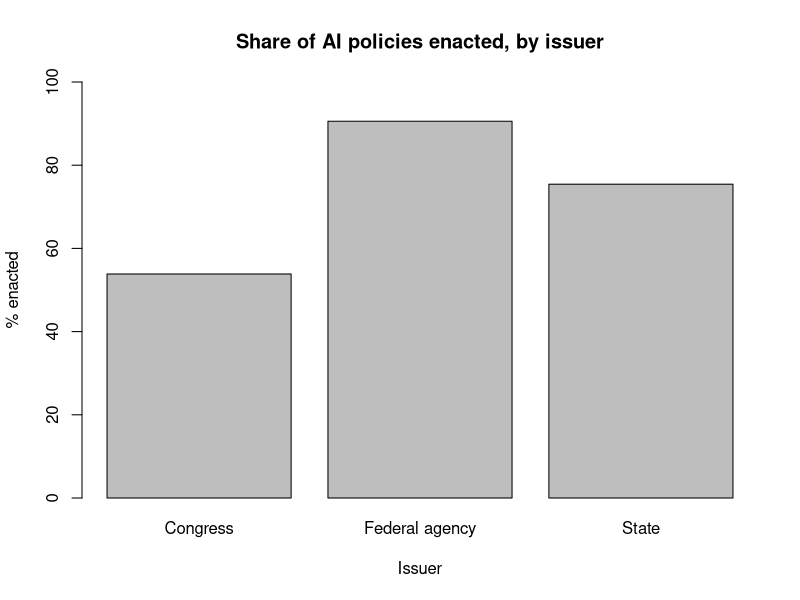
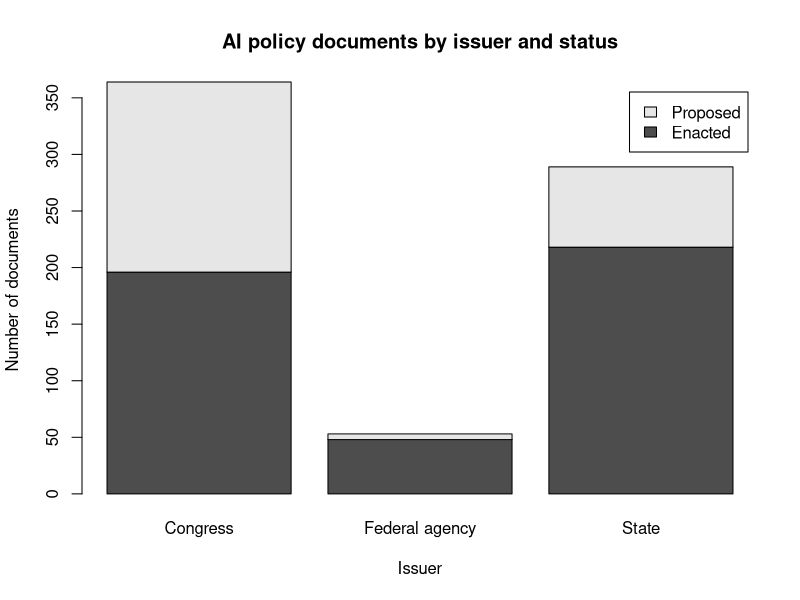
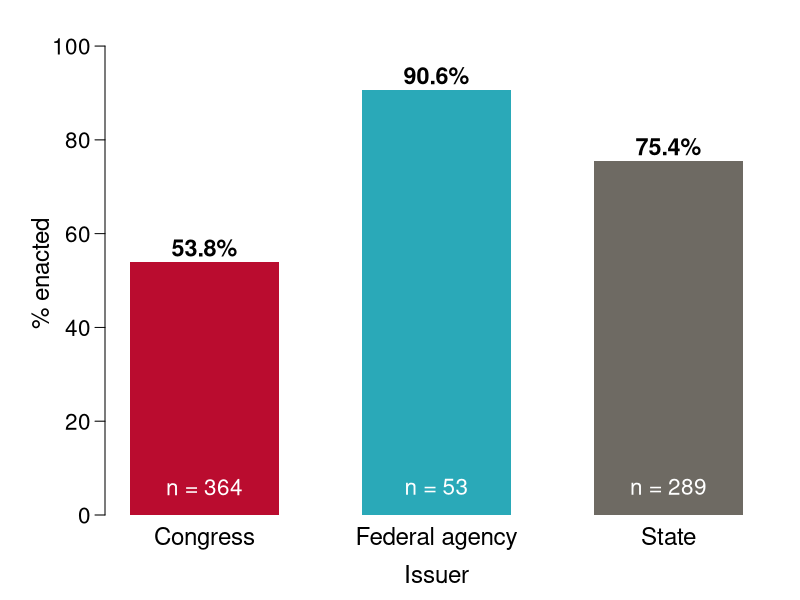
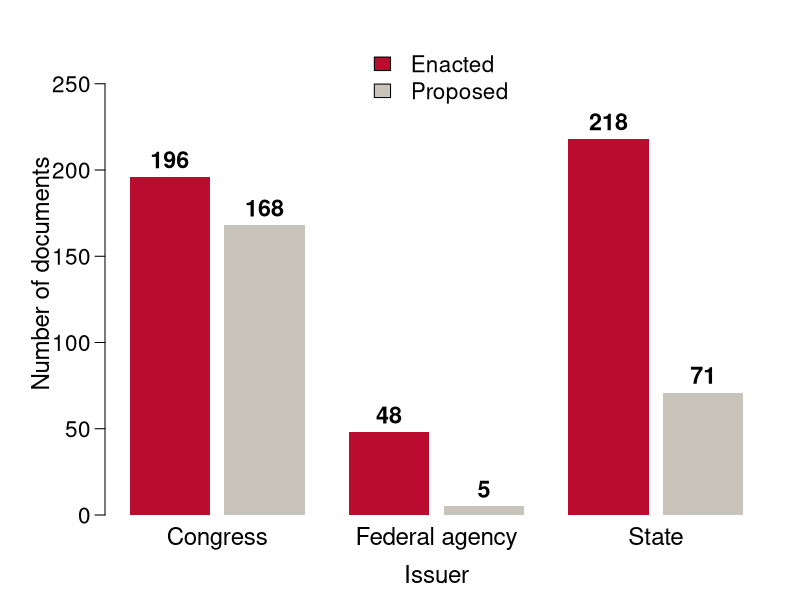
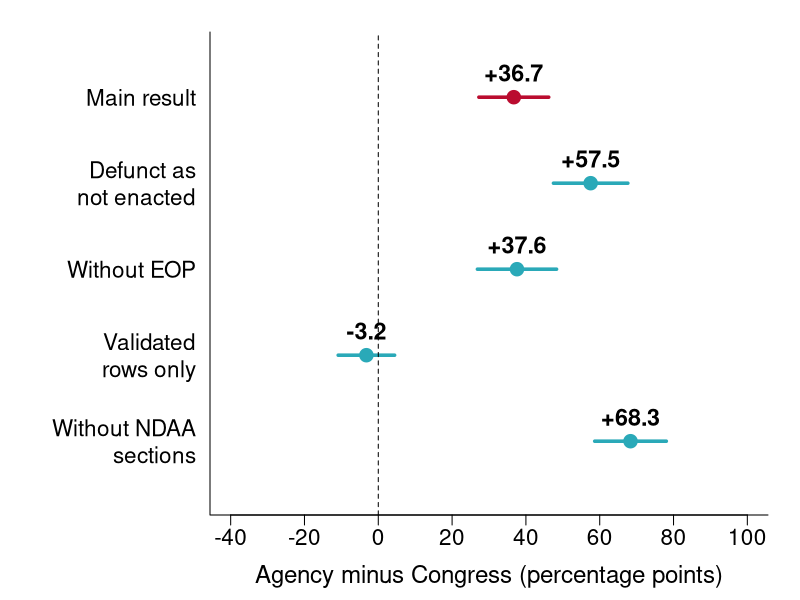
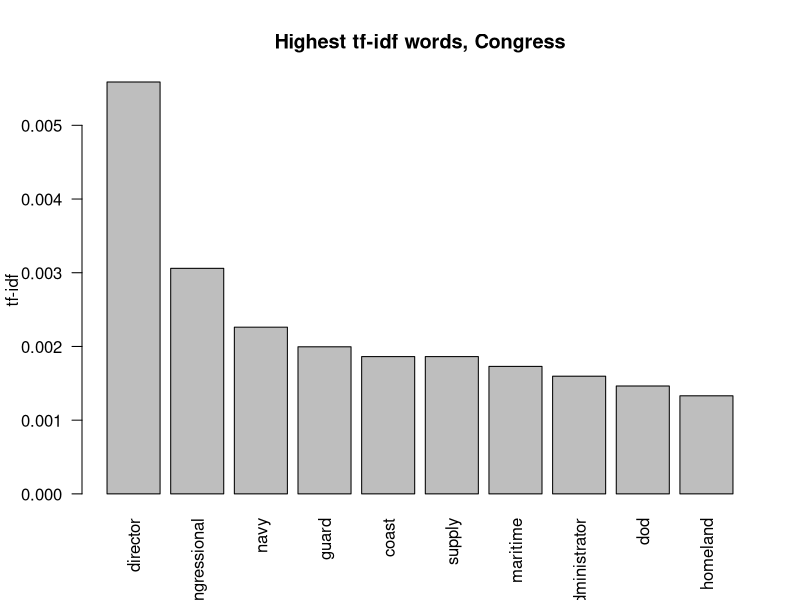

The R source for these figures, in order:
## INTL 7007 final project
## does who issues an AI policy affect whether it gets enacted?
## H1: AI policies issued by federal agencies are more likely to be enacted than AI bills proposed in Congress.
## H0: The issuing authority makes no difference to whether an AI policy is enacted.
## data: AGORA v1.32.0 (ETO), https://doi.org/10.5281/zenodo.21964209

## loading the data
documents <- read.csv("data/agora/documents.csv")
authorities <- read.csv("data/agora/authorities.csv")

head(documents[, c("Authority", "Most.recent.activity")])
dim(documents)
dim(authorities)

## View(documents)

## most recent activity
table(documents$Most.recent.activity, exclude = NULL)

## number of different authorities
dim(table(documents$Authority))

## parent group for each authority (from authorities.csv)
documents$parent <- authorities$Parent.authority[match(documents$Authority,
                                                       authorities$Name)]
sum(is.na(match(documents$Authority, authorities$Name)))
table(documents$parent, exclude = NULL)

## issuer: Congress, federal agency or state
documents$issuer <- NA
documents$issuer <- ifelse(documents$Authority == "United States Congress",
                           "Congress", documents$issuer)
documents$issuer <- ifelse(documents$parent == "Federal government" &
                           documents$Authority != "United States Congress",
                           "Federal agency", documents$issuer)
documents$issuer <- ifelse(documents$parent == "State governments",
                           "State", documents$issuer)
table(documents$issuer, exclude = NULL)

## authorities counted as federal agencies
table(documents$Authority[documents$issuer == "Federal agency"])

## keeping Congress, federal agencies and states only
issuers <- documents[!is.na(documents$issuer), ]
table(issuers$issuer, issuers$Most.recent.activity)

## dropping Defunct (DV is proposed or enacted)
policies <- issuers[issuers$Most.recent.activity != "Defunct", ]
policies$enacted <- ifelse(policies$Most.recent.activity == "Enacted", 1, 0)

## N used and dropped
nrow(documents)
nrow(documents) - nrow(issuers)
sum(issuers$Most.recent.activity == "Defunct")
nrow(policies)

## enacted and proposed by issuer
activity_counts <- table(policies$issuer, policies$Most.recent.activity)
activity_counts
sum(activity_counts)

## percentages within each issuer
100 * prop.table(activity_counts, margin = 1)

## share enacted by issuer
congress <- policies$enacted[policies$issuer == "Congress"]
agency <- policies$enacted[policies$issuer == "Federal agency"]
state <- policies$enacted[policies$issuer == "State"]

table(policies$issuer)

pct_enacted <- 100 * c("Congress" = mean(congress),
                       "Federal agency" = mean(agency),
                       "State" = mean(state))
pct_enacted

## 95% confidence intervals
## Congress
100 * (mean(congress) - 1.96 * sqrt(var(congress) / length(congress)))
100 * (mean(congress) + 1.96 * sqrt(var(congress) / length(congress)))

## federal agency
100 * (mean(agency) - 1.96 * sqrt(var(agency) / length(agency)))
100 * (mean(agency) + 1.96 * sqrt(var(agency) / length(agency)))

## state
100 * (mean(state) - 1.96 * sqrt(var(state) / length(state)))
100 * (mean(state) + 1.96 * sqrt(var(state) / length(state)))

## federal agency vs Congress
treatment <- policies[policies$issuer == "Federal agency", ]
control <- policies[policies$issuer == "Congress", ]
n_t <- nrow(treatment)
n_c <- nrow(control)

## difference in means
diff_means <- mean(treatment$enacted) - mean(control$enacted)
100 * diff_means

## standard error
se_diff <- sqrt(var(treatment$enacted) / n_t + var(control$enacted) / n_c)

## 95% confidence interval
100 * (diff_means - 1.96 * se_diff)
100 * (diff_means + 1.96 * se_diff)

## z-statistic and two-sided p-value
z_obs <- diff_means / se_diff
z_obs
2 * pnorm(-abs(z_obs))

## same comparison with lm()
two_groups <- policies[policies$issuer != "State", ]
two_groups$agency <- ifelse(two_groups$issuer == "Federal agency", 1, 0)
fit <- lm(enacted ~ agency, data = two_groups)
fit
summary(fit)$coef

## bar charts
png("figures/fig1_pct_enacted_by_issuer.png",
    width = 8, height = 5.5, units = "in", res = 300)
barplot(pct_enacted, ylim = c(0, 100),
        xlab = "Issuer", ylab = "% enacted",
        main = "Share of AI policies enacted, by issuer")
dev.off()

png("figures/fig2_counts_by_issuer.png",
    width = 8, height = 5.5, units = "in", res = 300)
barplot(t(activity_counts), legend.text = TRUE,
        xlab = "Issuer", ylab = "Number of documents",
        main = "AI policy documents by issuer and status")
dev.off()

## check 1: Defunct counted as not enacted
issuers$enacted <- ifelse(issuers$Most.recent.activity == "Enacted", 1, 0)
agency_all <- issuers$enacted[issuers$issuer == "Federal agency"]
congress_all <- issuers$enacted[issuers$issuer == "Congress"]
length(agency_all)
length(congress_all)

diff_defunct <- mean(agency_all) - mean(congress_all)
se_defunct <- sqrt(var(agency_all) / length(agency_all) +
                   var(congress_all) / length(congress_all))
100 * diff_defunct
100 * (diff_defunct - 1.96 * se_defunct)
100 * (diff_defunct + 1.96 * se_defunct)
diff_defunct / se_defunct
2 * pnorm(-abs(diff_defunct / se_defunct))

## check 2: without the Executive Office of the President
agency_no_eop <- policies$enacted[policies$issuer == "Federal agency" &
                                  policies$Authority != "Executive Office of the President"]
length(agency_no_eop)

diff_no_eop <- mean(agency_no_eop) - mean(control$enacted)
se_no_eop <- sqrt(var(agency_no_eop) / length(agency_no_eop) +
                  var(control$enacted) / n_c)
100 * diff_no_eop
100 * (diff_no_eop - 1.96 * se_no_eop)
100 * (diff_no_eop + 1.96 * se_no_eop)
diff_no_eop / se_no_eop
2 * pnorm(-abs(diff_no_eop / se_no_eop))

## check 3: validated rows only
validated <- policies[policies$Validated. == "true", ]
table(validated$issuer, validated$Most.recent.activity)

agency_val <- validated$enacted[validated$issuer == "Federal agency"]
congress_val <- validated$enacted[validated$issuer == "Congress"]
length(agency_val)
length(congress_val)

diff_val <- mean(agency_val) - mean(congress_val)
se_val <- sqrt(var(agency_val) / length(agency_val) +
               var(congress_val) / length(congress_val))
100 * diff_val
100 * (diff_val - 1.96 * se_val)
100 * (diff_val + 1.96 * se_val)
diff_val / se_val
2 * pnorm(-abs(diff_val / se_val))

## numbers for the assuming sentence
round(100 * diff_means, 1)
round(100 * (diff_means - 1.96 * se_diff), 1)
round(100 * (diff_means + 1.96 * se_diff), 1)

## check 4: without the NDAA rows
## each NDAA section is its own row, so one law can add lots of enacted rows
policies$ndaa <- ifelse(grepl("NDAA", policies$Collections), 1, 0)
table(policies$issuer, policies$ndaa)

congress_no_ndaa <- policies$enacted[policies$issuer == "Congress" &
                                     policies$ndaa == 0]
length(congress_no_ndaa)
100 * mean(congress_no_ndaa)

diff_no_ndaa <- mean(agency) - mean(congress_no_ndaa)
se_no_ndaa <- sqrt(var(agency) / length(agency) +
                   var(congress_no_ndaa) / length(congress_no_ndaa))
100 * diff_no_ndaa
100 * (diff_no_ndaa - 1.96 * se_no_ndaa)
100 * (diff_no_ndaa + 1.96 * se_no_ndaa)
diff_no_ndaa / se_no_ndaa
2 * pnorm(-abs(diff_no_ndaa / se_no_ndaa))

## check 5: lm() also holding constant whether the policy mainly applies to government
two_groups$applies_gov <- ifelse(two_groups$Primarily.applies.to.the.government == "true", 1, 0)
table(two_groups$issuer, two_groups$applies_gov)

fit_gov <- lm(enacted ~ agency + applies_gov, data = two_groups)
fit_gov
summary(fit_gov)$coef

## poster charts (bigger text, value labels, clear colours)
## titles live in the poster HTML; all three figures share a 4:3 canvas,
## the same type sizes, and the same bar width
poster_cols <- c("#BA0C2F", "#2AA9B8", "#6E6A63")
poster_par <- function(left = 1.05) {
  par(mai = c(0.85, left, 0.32, 0.32),
      mgp = c(2.6, 0.7, 0),
      bty = "l",
      family = "sans",
      cex.axis = 1.35,
      cex.lab = 1.45,
      las = 1)
}

png("figures/poster_fig1_pct_enacted.png",
    width = 9, height = 6.75, units = "in", res = 300)
poster_par()
bars <- barplot(pct_enacted, ylim = c(0, 103), col = poster_cols,
                border = NA, width = 0.8, space = 0.55,
                cex.names = 1.45,
                xlab = "Issuer", ylab = "% enacted")
text(bars, pct_enacted + 3.2,
     paste0(round(pct_enacted, 1), "%"), cex = 1.4, font = 2, xpd = TRUE)
text(bars, 6, paste0("n = ", c(length(congress), length(agency),
                               sum(policies$issuer == "State"))),
     col = "white", cex = 1.35)
dev.off()

png("figures/poster_fig2_counts.png",
    width = 9, height = 6.75, units = "in", res = 300)
poster_par()
count_bars <- barplot(t(activity_counts), beside = TRUE,
                      col = c("#BA0C2F", "#C8C4BC"), border = NA,
                      ylim = c(0, 280), width = 0.8, space = c(0.18, 0.55),
                      cex.names = 1.45,
                      xlab = "Issuer", ylab = "Number of documents",
                      legend.text = TRUE,
                      args.legend = list(x = "top", bty = "n", cex = 1.35,
                                         inset = 0.01))
text(count_bars, t(activity_counts) + 10, t(activity_counts),
     cex = 1.4, font = 2, xpd = TRUE)
dev.off()

## main result and checks with 95% CIs (check 5 has no CI here, so it is left out)
est <- 100 * c(diff_means, diff_defunct, diff_no_eop, diff_val, diff_no_ndaa)
ses <- 100 * c(se_diff, se_defunct, se_no_eop, se_val, se_no_ndaa)
labels <- c("Main result", "Defunct as\nnot enacted", "Without EOP",
            "Validated\nrows only", "Without NDAA\nsections")

png("figures/poster_fig3_checks.png",
    width = 9, height = 6.75, units = "in", res = 300)
poster_par(left = 2.1)
plot(est, 5:1, xlim = c(-40, 100), ylim = c(0.35, 5.55), pch = 19, cex = 1.8,
     col = c("#BA0C2F", rep("#2AA9B8", 4)), yaxt = "n",
     xlab = "Agency minus Congress (percentage points)", ylab = "")
segments(est - 1.96 * ses, 5:1, est + 1.96 * ses, 5:1, lwd = 3.5,
         col = c("#BA0C2F", rep("#2AA9B8", 4)))
abline(v = 0, lty = 2)
axis(2, at = 5:1, labels = labels, las = 1, cex.axis = 1.35, tick = FALSE)
text(est, 5:1 + 0.28, paste0(sprintf("%+.1f", est)), cex = 1.4, font = 2,
     xpd = TRUE)
dev.off()

## unique Congress bills (one link can cover several section rows)
length(unique(policies$Link.to.document[policies$issuer == "Congress"]))

## summaries that may include unreviewed machine output
table(policies$Summaries.and.tags.may.include.unreviewed.machine.output)
sum(policies$Summaries.and.tags.may.include.unreviewed.machine.output == "true")

## the four federal agency rows that went Defunct
defunct_agency <- issuers[issuers$issuer == "Federal agency" &
                          issuers$Most.recent.activity == "Defunct", ]
defunct_agency[, c("Official.name", "Authority",
                   "Proposed.date", "Most.recent.activity.date")]

## text analysis of the short summaries
## drop stop words, months, drafting words and US state names
stops <- c(
  "a", "about", "after", "again", "against", "all", "also", "an", "and", "any",
  "are", "as", "at", "be", "because", "been", "before", "being", "between",
  "both", "but", "by", "can", "did", "do", "does", "doing", "down", "during",
  "each", "few", "for", "from", "further", "had", "has", "have", "having",
  "he", "her", "here", "hers", "herself", "him", "himself", "his", "how",
  "i", "if", "in", "into", "is", "it", "its", "itself", "just", "me", "more",
  "most", "my", "myself", "no", "nor", "not", "now", "of", "off", "on",
  "once", "only", "or", "other", "our", "ours", "ourselves", "out", "over",
  "own", "same", "she", "should", "so", "some", "such", "than", "that",
  "the", "their", "theirs", "them", "themselves", "then", "there", "these",
  "they", "this", "those", "through", "to", "too", "under", "until", "up",
  "very", "was", "we", "were", "what", "when", "where", "which", "while",
  "who", "whom", "why", "will", "with", "you", "your", "yours", "yourself",
  "yourselves",
  "january", "february", "march", "april", "may", "june", "july", "august",
  "september", "october", "november", "december",
  "act", "acts", "bill", "bills", "section", "sections", "title", "titles",
  "law", "laws", "requires", "require", "establishes", "establish",
  "amends", "amend", "directs", "authorizes", "provides", "provide",
  "alabama", "alaska", "arizona", "arkansas", "california", "colorado",
  "connecticut", "delaware", "florida", "georgia", "hawaii", "idaho",
  "illinois", "indiana", "iowa", "kansas", "kentucky", "louisiana", "maine",
  "maryland", "massachusetts", "michigan", "minnesota", "mississippi",
  "missouri", "montana", "nebraska", "nevada", "ohio", "oklahoma", "oregon",
  "pennsylvania", "tennessee", "texas", "utah", "vermont", "virginia",
  "washington", "wisconsin", "wyoming", "hampshire", "jersey", "mexico",
  "york", "carolina", "dakota", "columbia", "rhode"
)

clean_words <- function(text) {
  text <- tolower(paste(text, collapse = " "))
  text <- gsub("[^a-z]+", " ", text)
  words <- unlist(strsplit(text, " "))
  words <- words[words != ""]
  words <- words[nchar(words) >= 3]
  words[!(words %in% stops)]
}

congress_words <- clean_words(policies$Short.summary[policies$issuer == "Congress"])
agency_words <- clean_words(policies$Short.summary[policies$issuer == "Federal agency"])
state_words <- clean_words(policies$Short.summary[policies$issuer == "State"])

congress_tab <- sort(table(congress_words), decreasing = TRUE)
agency_tab <- sort(table(agency_words), decreasing = TRUE)
state_tab <- sort(table(state_words), decreasing = TRUE)

length(congress_words)
length(agency_words)
length(state_words)
head(congress_tab, 10)
head(agency_tab, 10)
head(state_tab, 10)

## how alike is the language? word shares for words used by both issuers
shared_ca <- intersect(names(congress_tab), names(agency_tab))
congress_share_ca <- as.numeric(congress_tab[shared_ca]) / length(congress_words)
agency_share_ca <- as.numeric(agency_tab[shared_ca]) / length(agency_words)
cor(congress_share_ca, agency_share_ca)
cor_ca <- cor.test(congress_share_ca, agency_share_ca)
cor_ca
cor_ca$estimate
cor_ca$conf.int
cor_ca$p.value
length(shared_ca)

shared_cs <- intersect(names(congress_tab), names(state_tab))
congress_share_cs <- as.numeric(congress_tab[shared_cs]) / length(congress_words)
state_share_cs <- as.numeric(state_tab[shared_cs]) / length(state_words)
cor(congress_share_cs, state_share_cs)
cor_cs <- cor.test(congress_share_cs, state_share_cs)
cor_cs
cor_cs$estimate
cor_cs$conf.int
cor_cs$p.value
length(shared_cs)

## Appendix: tf-idf (extra step, beyond the assigned chapters)
## tf = count / total words; idf = log(3 / how many issuers use the word)
all_words <- unique(c(names(congress_tab), names(agency_tab), names(state_tab)))
n_issuers <- (all_words %in% names(congress_tab)) +
  (all_words %in% names(agency_tab)) +
  (all_words %in% names(state_tab))
idf <- log(3 / n_issuers)
names(idf) <- all_words

congress_tfidf <- sort((as.numeric(congress_tab) / length(congress_words)) *
                       idf[names(congress_tab)], decreasing = TRUE)
agency_tfidf <- sort((as.numeric(agency_tab) / length(agency_words)) *
                     idf[names(agency_tab)], decreasing = TRUE)
state_tfidf <- sort((as.numeric(state_tab) / length(state_words)) *
                    idf[names(state_tab)], decreasing = TRUE)

head(congress_tfidf, 10)
head(agency_tfidf, 10)
head(state_tfidf, 10)

png("figures/fig3_tfidf_congress.png",
    width = 8, height = 5.5, units = "in", res = 300)
barplot(head(congress_tfidf, 10), las = 2, ylab = "tf-idf",
        main = "Highest tf-idf words, Congress")
dev.off()
